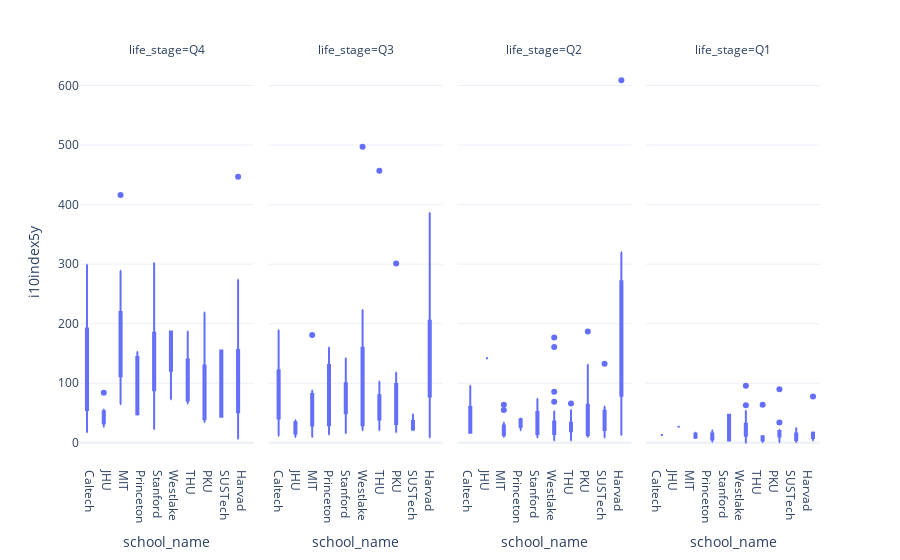

Source (notebook cell):
### Code cell
px.box(faculty_meta_info_df_with_life_stage,x='school_name',y='i10index5y',facet_col='life_stage')

### Figure 1 — Plotly figure (JSON) as saved in the notebook; plotly's stock layout.template omitted (floating-point values rounded to 4 significant figures)
{"data": [{"alignmentgroup": "True", "hovertemplate": "life_stage=Q4<br>school_name=%{x}<br>i10index5y=%{y}<extra></extra>", "legendgroup": "", "marker": {"color": "#636efa"}, "name": "", "notched": false, "offsetgroup": "", "orientation": "v", "showlegend": false, "x": ["Caltech", "Caltech", "Caltech", "Caltech", "Caltech", "Caltech", "Caltech", "Caltech", "Caltech", "Caltech", "Caltech", "Caltech", "Caltech", "Caltech", "Caltech", "Caltech", "Caltech", "Caltech", "Caltech", "Caltech", "Caltech", "Caltech", "JHU", "JHU", "JHU", "JHU", "JHU", "JHU", "JHU", "MIT", "MIT", "MIT", "MIT", "MIT", "MIT", "MIT", "MIT", "MIT", "MIT", "MIT", "MIT", "MIT", "MIT", "MIT", "MIT", "Princeton", "Princeton", "Princeton", "Princeton", "Princeton", "Princeton", "Stanford", "Stanford", "Stanford", "Stanford", "Stanford", "Stanford", "Stanford", "Stanford", "Stanford", "Stanford", "Stanford", "Stanford", "Stanford", "Stanford", "Stanford", "Stanford", "Stanford", "Stanford", "Stanford", "Stanford", "Stanford", "Westlake", "Westlake", "Westlake", "Westlake", "Westlake", "Westlake", "THU", "THU", "THU", "THU", "THU", "PKU", "PKU", "PKU", "PKU", "PKU", "PKU", "SUSTech", "SUSTech", "Harvad", "Harvad", "Harvad", "Harvad", "Harvad", "Harvad", "Harvad", "Harvad", "Harvad", "Harvad", "Harvad", "Harvad", "Harvad", "Harvad", "Harvad"], "x0": " ", "xaxis": "x", "y": [229, 157, 200, 299, 192, 230, 152, 55, 59, 34, 181, 43, 80, 185, 144, 126, 46, 74, 132, 18, 40, 245, 43, 45, 42, 56, 30, 84, 27, 116, 150, 150, 130, 117, 265, 77, 115, 82, 157, 174, 416, 289, 109, 65, 266, 48, 48, 47, 65, 153, 144, 185, 44, 185, 161, 302, 270, 103, 111, 93, 121, 23, 128, 81, 45, 197, 68, 198, 154, 91, 92, 97, 187, 143, 73, 152, 121, 187, 66, 187, 73, 124, 82, 68, 35, 47, 219, 40, 130, 44, 155, 22, 66, 57, 51, 7, 119, 67, 165, 21, 53, 128, 447, 222, 274, 57], "y0": " ", "yaxis": "y", "type": "box"}, {"alignmentgroup": "True", "hovertemplate": "life_stage=Q3<br>school_name=%{x}<br>i10index5y=%{y}<extra></extra>", "legendgroup": "", "marker": {"color": "#636efa"}, "name": "", "notched": false, "offsetgroup": "", "orientation": "v", "showlegend": false, "x": ["Caltech", "Caltech", "Caltech", "Caltech", "Caltech", "Caltech", "Caltech", "Caltech", "Caltech", "Caltech", "Caltech", "Caltech", "JHU", "JHU", "JHU", "JHU", "JHU", "JHU", "JHU", "JHU", "MIT", "MIT", "MIT", "MIT", "MIT", "MIT", "MIT", "MIT", "MIT", "Princeton", "Princeton", "Princeton", "Princeton", "Princeton", "Princeton", "Princeton", "Stanford", "Stanford", "Stanford", "Stanford", "Stanford", "Stanford", "Stanford", "Stanford", "Stanford", "Stanford", "Stanford", "Westlake", "Westlake", "Westlake", "Westlake", "Westlake", "Westlake", "Westlake", "Westlake", "Westlake", "Westlake", "Westlake", "Westlake", "Westlake", "Westlake", "Westlake", "THU", "THU", "THU", "THU", "THU", "THU", "THU", "THU", "THU", "THU", "PKU", "PKU", "PKU", "PKU", "PKU", "PKU", "PKU", "PKU", "PKU", "PKU", "PKU", "PKU", "SUSTech", "SUSTech", "SUSTech", "SUSTech", "Harvad", "Harvad", "Harvad", "Harvad", "Harvad", "Harvad", "Harvad", "Harvad", "Harvad", "Harvad", "Harvad", "Harvad", "Harvad", "Harvad", "Harvad", "Harvad", "Harvad", "Harvad"], "x0": " ", "xaxis": "x2", "y": [60, 44, 77, 12, 156, 100, 118, 125, 38, 29, 79, 189, 35, 38, 17, 30, 16, 10, 34, 15, 181, 80, 18, 33, 10, 88, 43, 58, 77, 160, 65, 146, 14, 55, 21, 85, 66, 16, 49, 59, 82, 142, 42, 115, 103, 52, 91, 60, 84, 223, 23, 497, 21, 29, 158, 124, 200, 32, 160, 157, 31, 29, 66, 21, 64, 103, 47, 457, 39, 24, 54, 80, 25, 26, 118, 18, 49, 69, 96, 55, 37, 102, 71, 301, 21, 48, 24, 25, 118, 55, 41, 9, 90, 78, 26, 150, 386, 205, 277, 145, 143, 274, 139, 94, 187, 291], "y0": " ", "yaxis": "y2", "type": "box"}, {"alignmentgroup": "True", "hovertemplate": "life_stage=Q2<br>school_name=%{x}<br>i10index5y=%{y}<extra></extra>", "legendgroup": "", "marker": {"color": "#636efa"}, "name": "", "notched": false, "offsetgroup": "", "orientation": "v", "showlegend": false, "x": ["Caltech", "Caltech", "Caltech", "Caltech", "Caltech", "Caltech", "JHU", "MIT", "MIT", "MIT", "MIT", "MIT", "MIT", "MIT", "MIT", "MIT", "MIT", "MIT", "MIT", "MIT", "MIT", "Princeton", "Princeton", "Princeton", "Princeton", "Princeton", "Stanford", "Stanford", "Stanford", "Stanford", "Stanford", "Stanford", "Westlake", "Westlake", "Westlake", "Westlake", "Westlake", "Westlake", "Westlake", "Westlake", "Westlake", "Westlake", "Westlake", "Westlake", "Westlake", "Westlake", "Westlake", "Westlake", "Westlake", "Westlake", "Westlake", "Westlake", "Westlake", "Westlake", "Westlake", "Westlake", "Westlake", "Westlake", "Westlake", "Westlake", "Westlake", "Westlake", "Westlake", "Westlake", "Westlake", "Westlake", "Westlake", "Westlake", "Westlake", "THU", "THU", "THU", "THU", "THU", "THU", "THU", "THU", "THU", "THU", "THU", "THU", "THU", "THU", "THU", "THU", "THU", "THU", "THU", "PKU", "PKU", "PKU", "PKU", "PKU", "PKU", "PKU", "PKU", "PKU", "PKU", "PKU", "PKU", "PKU", "PKU", "SUSTech", "SUSTech", "SUSTech", "SUSTech", "SUSTech", "SUSTech", "SUSTech", "SUSTech", "Harvad", "Harvad", "Harvad", "Harvad", "Harvad", "Harvad", "Harvad", "Harvad"], "x0": " ", "xaxis": "x3", "y": [96, 60, 17, 17, 23, 17, 142, 13, 10, 23, 21, 10, 28, 13, 34, 14, 29, 55, 17, 10, 64, 21, 39, 29, 34, 41, 15, 52, 48, 74, 21, 9, 22, 161, 7, 10, 8, 45, 69, 46, 12, 23, 19, 15, 14, 4, 17, 18, 34, 34, 86, 17, 28, 53, 28, 21, 39, 30, 10, 49, 19, 177, 10, 15, 11, 15, 35, 29, 30, 22, 24, 19, 21, 26, 22, 66, 30, 49, 35, 15, 47, 4, 55, 6, 17, 22, 28, 21, 187, 13, 56, 10, 48, 22, 60, 13, 15, 78, 64, 131, 14, 12, 133, 26, 22, 47, 27, 9, 21, 61, 13, 82, 106, 223, 609, 197, 320, 76], "y0": " ", "yaxis": "y3", "type": "box"}, {"alignmentgroup": "True", "hovertemplate": "life_stage=Q1<br>school_name=%{x}<br>i10index5y=%{y}<extra></extra>", "legendgroup": "", "marker": {"color": "#636efa"}, "name": "", "notched": false, "offsetgroup": "", "orientation": "v", "showlegend": false, "x": ["Caltech", "JHU", "MIT", "MIT", "MIT", "Princeton", "Princeton", "Princeton", "Princeton", "Stanford", "Stanford", "Westlake", "Westlake", "Westlake", "Westlake", "Westlake", "Westlake", "Westlake", "Westlake", "Westlake", "Westlake", "Westlake", "Westlake", "Westlake", "Westlake", "Westlake", "Westlake", "Westlake", "Westlake", "Westlake", "Westlake", "Westlake", "Westlake", "Westlake", "Westlake", "Westlake", "Westlake", "Westlake", "Westlake", "Westlake", "Westlake", "Westlake", "Westlake", "Westlake", "Westlake", "Westlake", "Westlake", "Westlake", "Westlake", "Westlake", "Westlake", "Westlake", "Westlake", "Westlake", "Westlake", "Westlake", "Westlake", "Westlake", "Westlake", "Westlake", "Westlake", "Westlake", "Westlake", "Westlake", "Westlake", "Westlake", "Westlake", "Westlake", "Westlake", "Westlake", "Westlake", "Westlake", "THU", "THU", "THU", "THU", "THU", "THU", "PKU", "PKU", "PKU", "PKU", "PKU", "PKU", "PKU", "PKU", "PKU", "PKU", "PKU", "PKU", "PKU", "SUSTech", "SUSTech", "SUSTech", "SUSTech", "SUSTech", "SUSTech", "SUSTech", "SUSTech", "SUSTech", "Harvad", "Harvad", "Harvad", "Harvad", "Harvad", "Harvad", "Harvad", "Harvad", "Harvad", "Harvad", "Harvad", "Harvad", "Harvad", "Harvad"], "x0": " ", "xaxis": "x4", "y": [13, 27, 11, 17, 8, 2, 10, 21, 9, 47, 4, 12, 25, 30, 3, 42, 23, 41, 27, 12, 21, 22, 39, 22, 17, 15, 29, 12, 45, 2, 17, 25, 21, 11, 54, 20, 23, 19, 43, 36, 96, 10, 22, 22, 11, 14, 20, 46, 26, 9, 19, 19, 0, 24, 12, 8, 9, 50, 39, 31, 35, 10, 52, 49, 11, 63, 8, 15, 8, 12, 15, 17, 64, 4, 6, 11, 1, 4, 14, 15, 11, 90, 9, 22, 15, 19, 34, 1, 13, 19, 10, 21, 25, 12, 14, 5, 4, 7, 10, 1, 8, 7, 9, 11, 13, 14, 18, 17, 6, 17, 10, 16, 4, 78], "y0": " ", "yaxis": "y4", "type": "box"}], "layout": {"xaxis": {"anchor": "y", "domain": [0.0, 0.235], "title": {"text": "school_name"}}, "yaxis": {"anchor": "x", "domain": [0.0, 1.0], "title": {"text": "i10index5y"}}, "xaxis2": {"anchor": "y2", "domain": [0.255, 0.49], "matches": "x", "title": {"text": "school_name"}}, "yaxis2": {"anchor": "x2", "domain": [0.0, 1.0], "matches": "y", "showticklabels": false}, "xaxis3": {"anchor": "y3", "domain": [0.51, 0.745], "matches": "x", "title": {"text": "school_name"}}, "yaxis3": {"anchor": "x3", "domain": [0.0, 1.0], "matches": "y", "showticklabels": false}, "xaxis4": {"anchor": "y4", "domain": [0.765, 1.0], "matches": "x", "title": {"text": "school_name"}}, "yaxis4": {"anchor": "x4", "domain": [0.0, 1.0], "matches": "y", "showticklabels": false}, "annotations": [{"font": {}, "showarrow": false, "text": "life_stage=Q4", "x": 0.1175, "xanchor": "center", "xref": "paper", "y": 1.0, "yanchor": "bottom", "yref": "paper"}, {"font": {}, "showarrow": false, "text": "life_stage=Q3", "x": 0.3725, "xanchor": "center", "xref": "paper", "y": 1.0, "yanchor": "bottom", "yref": "paper"}, {"font": {}, "showarrow": false, "text": "life_stage=Q2", "x": 0.6275, "xanchor": "center", "xref": "paper", "y": 1.0, "yanchor": "bottom", "yref": "paper"}, {"font": {}, "showarrow": false, "text": "life_stage=Q1", "x": 0.8825, "xanchor": "center", "xref": "paper", "y": 1.0, "yanchor": "bottom", "yref": "paper"}], "legend": {"tracegroupgap": 0}, "margin": {"t": 60}, "boxmode": "group"}}
